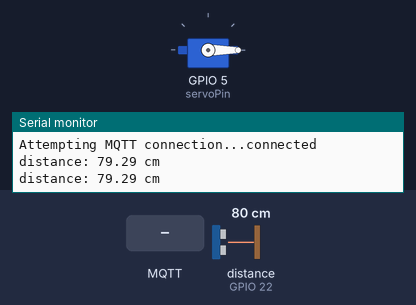
Bench run of a program on a simulated ESP32. Parts: servo, the last lines printed to the serial monitor. Wiring (inferred from the names in the program): ultrasonic range finder: trigger GPIO 23; echo GPIO 22. The test bench sets the inputs (shaded band); at power-on: distance to the obstacle (sensor on GPIO 22) 80 cm. The echo pulse lasts 58.3 µs per cm; WiFi joins after 1.5 s; servers stay silent unless stated; random numbers use the default seed unless the program sets one; no MQTT or app messages arrive unless stated.

Above: at 2.7 s.
2.8 s: distance to the obstacle (sensor on GPIO 22) set to 33 cm
5.7 s: distance to the obstacle (sensor on GPIO 22) set to 27 cm
At 8.7 s:
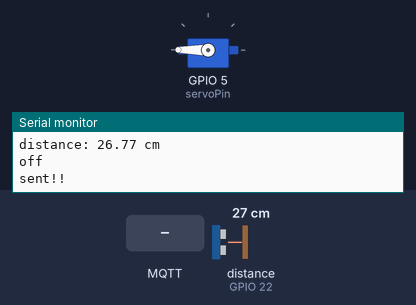
9.0 s: MQTT message "0" arrives on the first subscribed topic
Timing chart, 0 to 16.1 s (numbered marks = the images above; inputs shaded):
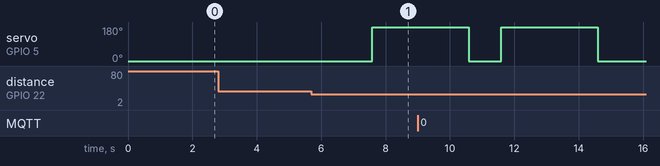

The program:

main.cpp
```cpp
#include <WiFi.h>
#include <PubSubClient.h>
#include <ESP32Servo.h>

//Setup Servo
Servo myServo;

//Declared Valuable for Servo and Ultasonic pin
int servoPin = 5; // Servo Motor's Data pin
const int TRIG_PIN = 23; // Ultrasonic Sensor's TRIG pin
const int ECHO_PIN = 22; // Ultrasonic Sensor's ECHO pin

//Declared Valuable
float duration_us, distance_cm;
int functionMode = 1;

//Declared Valuable for Wifi and MQTT connection
const char *ssid = "";            //add your SSID( wifi name )
const char *password = "";        //add your password
const char *mqtt_server = "broker.hivemq.com";
const char *mqtt_topic = "soundtouy";

//Setup Wifi and MQTT connection
WiFiClient espClient;
PubSubClient client(espClient);

//function
float ultasonic()
{
  digitalWrite(TRIG_PIN, HIGH);
  delayMicroseconds(10);
  digitalWrite(TRIG_PIN, LOW);

  duration_us = pulseIn(ECHO_PIN, HIGH);
  distance_cm = 0.017 * duration_us;
  return distance_cm;
}

void setup_wifi()
{
  Serial.println();
  Serial.print("Connecting to ");
  Serial.println(ssid);

  WiFi.mode(WIFI_STA);
  WiFi.begin(ssid, password);

  while (WiFi.status() != WL_CONNECTED)
  {
    delay(500);
    Serial.print(".");
  }

  randomSeed(micros());

  Serial.println("");
  Serial.println("WiFi connected");
  Serial.println("IP address: ");
  Serial.println(WiFi.localIP());
}

void callback(char *topic, byte *payload, unsigned int length)
{
  if ((char)payload[0] == '0')
  {
    functionMode = 1;
    Serial.println("on");
  }
}

void reconnect()
{
  while (!client.connected())
  {
    Serial.print("Attempting MQTT connection...");
    String clientId = "ESP32Client-";
    clientId += String(random(0xffff), HEX);
    if (client.connect(clientId.c_str()))
    {
      Serial.println("connected");
      client.subscribe(mqtt_topic);
    }
    else
    {
      Serial.print("failed, rc=");
      Serial.print(client.state());
      Serial.println(" try again in 5 seconds");
      delay(5000);
    }
  }
}

void setup()
{
  Serial.begin(9600);                     //Initial Serial with bus 9600
	myServo.attach(servoPin, 1000, 2000);   //Initial Servo
	myServo.write(0);                       //Set Degree of Servo to 0
  pinMode(TRIG_PIN, OUTPUT);              //Make Trig pin to be output signal
  pinMode(ECHO_PIN, INPUT);               //Make ECHO pin to be input signal
  setup_wifi();                           //Setup Wifi Connection
  client.setServer(mqtt_server, 1883);    //Setup MQTT Broker and Port
  client.setCallback(callback);           //Setup Callback function
}

void loop()
{
  if (!client.connected())
  {
    reconnect();
  }
  client.loop();

  if (functionMode == 1)
  {
    distance_cm = ultasonic();
    Serial.print("distance: ");
    Serial.print(distance_cm);
    Serial.println(" cm");
    delay(1000);
  }

  if (functionMode == 1 && distance_cm <= 30.0)
  {
    functionMode = 0;
    Serial.println("off");
    client.publish(mqtt_topic, "1");
    client.publish(mqtt_topic, "2");
    Serial.println("sent!!");
    myServo.write(180);
    delay(3000);
    myServo.write(0);
  }
}
```

Measured:
- the behaviour switches between 31 and 30 cm on distance to the obstacle (sensor on GPIO 22) (found by bisection; images 0 and 1)
- after the input at 5.7 s, servo on GPIO 5 (servoPin): 0° → 180° after 1.9 s
